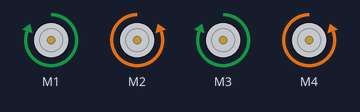
Simulated run of this sketch. Board: Arduino Uno, built with avr-gcc and run on an emulated ATmega328P. Shown: 4 × DC motor (green arrow = forward, orange = backward, longer = faster).

Above: at 0.1 s.
Timing chart, 0 to 1.6 s (numbered marks = the images above):
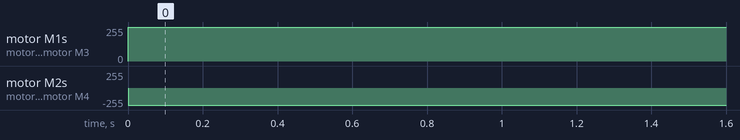

The sketch:

test.ino
```cpp
#include <AFMotor.h>
#include <SPI.h> // This library allows communication with SPI devices
int speed_scale = 5;//from 1-5
//msg = 'BR'

// setting motor names
AF_DCMotor motor1(1); // left front
AF_DCMotor motor2(2); // right front
AF_DCMotor motor3(3); // left back
AF_DCMotor motor4(4); // right back
void setup() {
  // put your setup code here, to run once:
Serial.begin(9600); // Starts the serial communication

}

void loop() {
  // put your main code here, to run repeatedly:
motor1.setSpeed(51*speed_scale);
    motor1.run(FORWARD);
motor2.setSpeed(51*speed_scale);
    motor2.run(BACKWARD);
motor3.setSpeed(51*speed_scale);
    motor3.run(FORWARD);
motor4.setSpeed(51*speed_scale);
    motor4.run(BACKWARD);
    delay(1000);
}
```

Measured:
- by itself, motor M1, motor M3: stopped → forward 255/255 at 0.00 s
- by itself, motor M2, motor M4: stopped → backward 255/255 at 0.00 s
